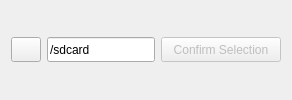
      <widget class="QWidget" name="tabSDcard">
       <attribute name="icon">
        <iconset resource="../zasoby.qrc">
         <normaloff>:/icons/files.png</normaloff>:/icons/files.png</iconset>
       </attribute>
       <attribute name="title">
        <string>/sdcard</string>
       </attribute>
       <layout class="QVBoxLayout" name="verticalLayout_8">
        <item>
         <layout class="QHBoxLayout" name="horizontalLayout_10">
          <property name="spacing">
           <number>6</number>
          </property>
          <property name="sizeConstraint">
           <enum>QLayout::SetDefaultConstraint</enum>
          </property>
          <property name="rightMargin">
           <number>0</number>
          </property>
          <property name="bottomMargin">
           <number>0</number>
          </property>
          <item>
           <widget class="QPushButton" name="pushButtonDirectoryUp">
            <property name="sizePolicy">
             <sizepolicy hsizetype="Minimum" vsizetype="Fixed">
              <horstretch>0</horstretch>
              <verstretch>0</verstretch>
             </sizepolicy>
            </property>
            <property name="minimumSize">
             <size>
              <width>30</width>
              <height>25</height>
             </size>
            </property>
            <property name="maximumSize">
             <size>
              <width>30</width>
              <height>25</height>
             </size>
            </property>
            <property name="text">
             <string/>
            </property>
           </widget>
          </item>
          <item>
           <widget class="QLineEdit" name="lineEditPath">
            <property name="sizePolicy">
             <sizepolicy hsizetype="Preferred" vsizetype="Fixed">
              <horstretch>0</horstretch>
              <verstretch>0</verstretch>
             </sizepolicy>
            </property>
            <property name="maximumSize">
             <size>
              <width>16777215</width>
              <height>25</height>
             </size>
            </property>
            <property name="text">
             <string>/sdcard</string>
            </property>
            <property name="readOnly">
             <bool>true</bool>
            </property>
           </widget>
          </item>
          <item>
           <widget class="QPushButton" name="buttonInsert">
            <property name="enabled">
             <bool>false</bool>
            </property>
            <property name="sizePolicy">
             <sizepolicy hsizetype="Minimum" vsizetype="Fixed">
              <horstretch>0</horstretch>
              <verstretch>0</verstretch>
             </sizepolicy>
            </property>
            <property name="minimumSize">
             <size>
              <width>120</width>
              <height>25</height>
             </size>
            </property>
            <property name="maximumSize">
             <size>
              <width>41</width>
              <height>25</height>
             </size>
            </property>
            <property name="text">
             <string>Confirm Selection</string>
            </property>
           </widget>
          </item>
         </layout>
        </item>
        <item>
         <layout class="QVBoxLayout" name="sdphoneLayout">
          <property name="spacing">
           <number>6</number>
          </property>
          <property name="sizeConstraint">
           <enum>QLayout::SetDefaultConstraint</enum>
          </property>
          <property name="topMargin">
           <number>0</number>
          </property>
          <property name="rightMargin">
           <number>0</number>
          </property>
          <property name="bottomMargin">
           <number>0</number>
          </property>
         </layout>
        </item>
       </layout>
      </widget>
